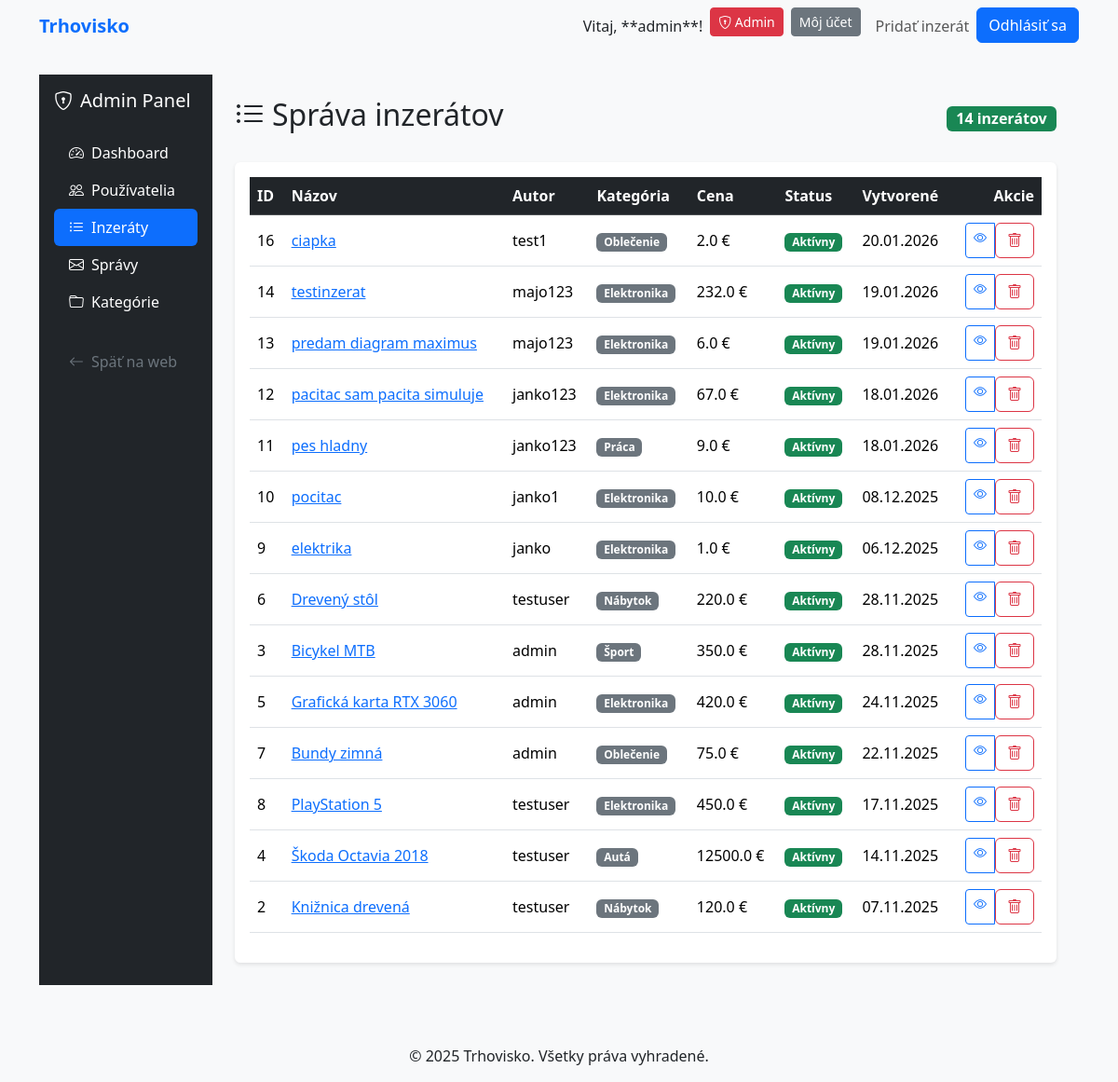
Page /admin/listings (signed in) on the earlier database version.
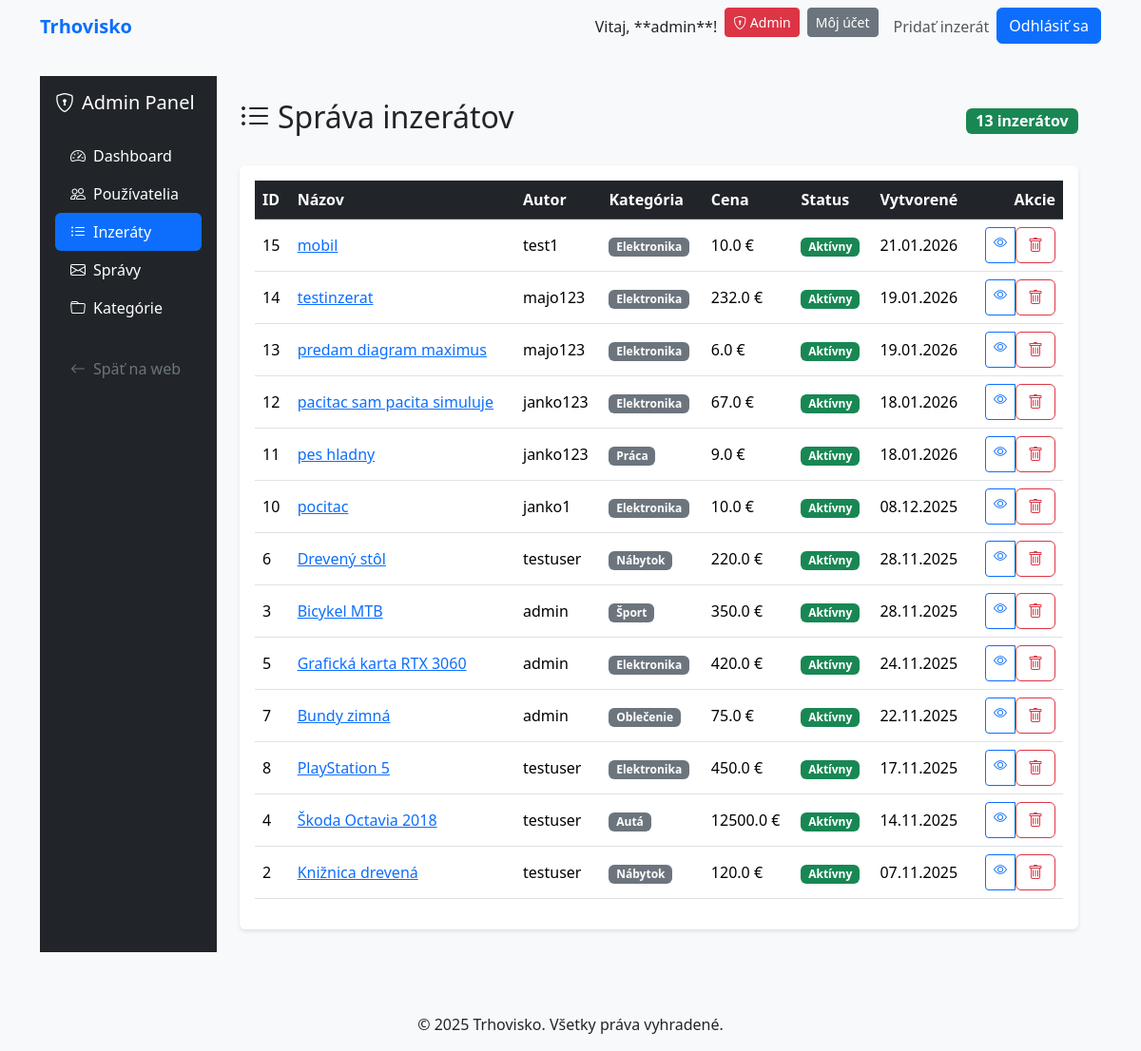
Same page on the later database version.
### models.py (models this page shows, shortened)
class Listing(db.Model):
    id = db.Column(db.Integer, primary_key=True)
    title = db.Column(db.String(200), nullable=False)
    description = db.Column(db.Text, nullable=False)
    price = db.Column(db.Float, nullable=False)
    location = db.Column(db.String(200))
    user_id = db.Column(db.Integer, db.ForeignKey('user.id'), nullable=False)
    category_id = db.Column(db.Integer, db.ForeignKey('category.id'), nullable=False)
    status = db.Column(db.String(20), default='active')
    created_at = db.Column(db.DateTime, default=datetime.utcnow)
    images = db.relationship('Image', backref='listing', lazy=True, cascade='all, delete-orphan')
    messages = db.relationship('Message', backref='listing', lazy=True)
    favorites = db.relationship('Favorite', backref='listing', lazy=True)

class User(db.Model, UserMixin):
    id = db.Column(db.Integer, primary_key=True)
    username = db.Column(db.String(20), unique=True, nullable=False)
    email = db.Column(db.String(120), unique=True, nullable=False)
    password_hash = db.Column(db.String(128), nullable=False)
    role = db.Column(db.String(20), default='user')
    created_at = db.Column(db.DateTime, default=datetime.utcnow)
    listings = db.relationship('Listing', backref='author', lazy=True, cascade='all, delete-orphan')
    sent_messages = db.relationship('Message', foreign_keys=[Message.sender_id], backref='sender', lazy=True, cascade='all, delete-orphan')
    received_messages = db.relationship('Message', foreign_keys=[Message.receiver_id], backref='receiver', lazy=True, cascade='all, delete-orphan')
    favorites = db.relationship('Favorite', backref='user', lazy=True, cascade='all, delete-orphan')
    def is_admin(self):
        return self.role == 'admin'

class Category(db.Model):
    id = db.Column(db.Integer, primary_key=True)
    name = db.Column(db.String(100), nullable=False)
    description = db.Column(db.Text)
    parent_id = db.Column(db.Integer, db.ForeignKey('category.id'), nullable=True)
    listings = db.relationship('Listing', backref='category', lazy=True)
    subcategories = db.relationship('Category', backref=db.backref('parent', remote_side=[id]), lazy=True)

### routes.py (the view)
    @app.route('/admin/listings')
    @login_required
    @admin_required
    def admin_listings():
        listings = Listing.query.order_by(Listing.created_at.desc()).all()
        return render_template('admin/listings.html', listings=listings)

### app.py (called while the page is built)
    @app.context_processor
    def inject_user():
        from flask_login import current_user
        return dict(current_user=current_user)

    @login_manager.user_loader
    def load_user(user_id):
        from models import User
        return db.session.get(User, int(user_id))

### routes.py (called while the page is built)
def admin_required(f):
    from functools import wraps
    @wraps(f)
    def decorated_function(*args, **kwargs):
        if not current_user.is_authenticated or not current_user.is_admin():
            flash('Prístup zamietnutý. Vyžadujú sa administrátorské práva.', 'danger')
            return redirect(url_for('home'))
        return f(*args, **kwargs)
    return decorated_function

### templates/admin/listings.html (shortened to what this page needs)
{% extends "admin/base_admin.html" %}
{% block admin_content %}
<div class="d-flex justify-content-between align-items-center mb-4">
    <h2><i class="bi bi-list-ul me-2"></i>Správa inzerátov</h2>
    <span class="badge bg-success fs-6">{{ listings|length }} inzerátov</span>
</div>
<div class="card">
    <div class="card-body">
        <div class="table-responsive">
            <table class="table table-hover align-middle">
                <thead class="table-dark">
                    <tr>
                        <th>ID</th>
                        <th>Názov</th>
                        <th>Autor</th>
                        <th>Kategória</th>
                        <th>Cena</th>
                        <th>Status</th>
                        <th>Vytvorené</th>
                        <th class="text-end">Akcie</th>
                    </tr>
                </thead>
                <tbody>
                    {% for listing in listings %}
                    <tr>
                        <td>{{ listing.id }}</td>
                        <td>
                            <a href="{{ url_for('listing_detail', id=listing.id) }}" target="_blank">
                                {{ listing.title[:40] }}{% if listing.title|length > 40 %}...{% endif %}
                            </a>
                        </td>
                        <td>{{ listing.author.username }}</td>
                        <td>
                            <span class="badge bg-secondary">{{ listing.category.name if listing.category else 'N/A' }}</span>
                        </td>
                        <td>{{ listing.price }} €</td>
                        <td>
                            {% if listing.status == 'active' %}
                            <span class="badge bg-success">Aktívny</span>
                            {% elif listing.status == 'sold' %}
                            <span class="badge bg-danger">Predaný</span>
                            {% else %}
                            <span class="badge bg-warning">{{ listing.status }}</span>
                            {% endif %}
                        </td>
                        <td>{{ listing.created_at.strftime('%d.%m.%Y') }}</td>
                        <td class="text-end">
                            <div class="btn-group btn-group-sm">
                                <a href="{{ url_for('listing_detail', id=listing.id) }}"
                                   class="btn btn-outline-primary" target="_blank" title="Zobraziť">
                                    <i class="bi bi-eye"></i>
                                </a>
                                <form method="POST" action="{{ url_for('admin_delete_listing', listing_id=listing.id) }}"
                                      class="d-inline"
                                      onsubmit="return confirm('Naozaj chcete zmazať inzerát \"{{ listing.title }}\"?');">
                                    <button type="submit" class="btn btn-outline-danger" title="Zmazať">
                                        <i class="bi bi-trash"></i>
                                    </button>
                                </form>
                            </div>
                        </td>
                    </tr>
                    {% endfor %}
                </tbody>
            </table>
        </div>
    </div>
</div>
{% endblock %}

Differences in the rows shown:
removed Listing: id "16", title "ciapka", author.username "test1", category "Oblečenie", price "2.0", status "Aktívny", created_at "20.01.2026"
removed Listing: id "9", title "elektrika", author.username "janko", category "Elektronika", price "1.0", status "Aktívny", created_at "06.12.2025"
added Listing: id "15", title "mobil", author.username "test1", category "Elektronika", price "10.0", status "Aktívny", created_at "21.01.2026"
Other differences:
{{ listings|length }}: "14" → "13"
